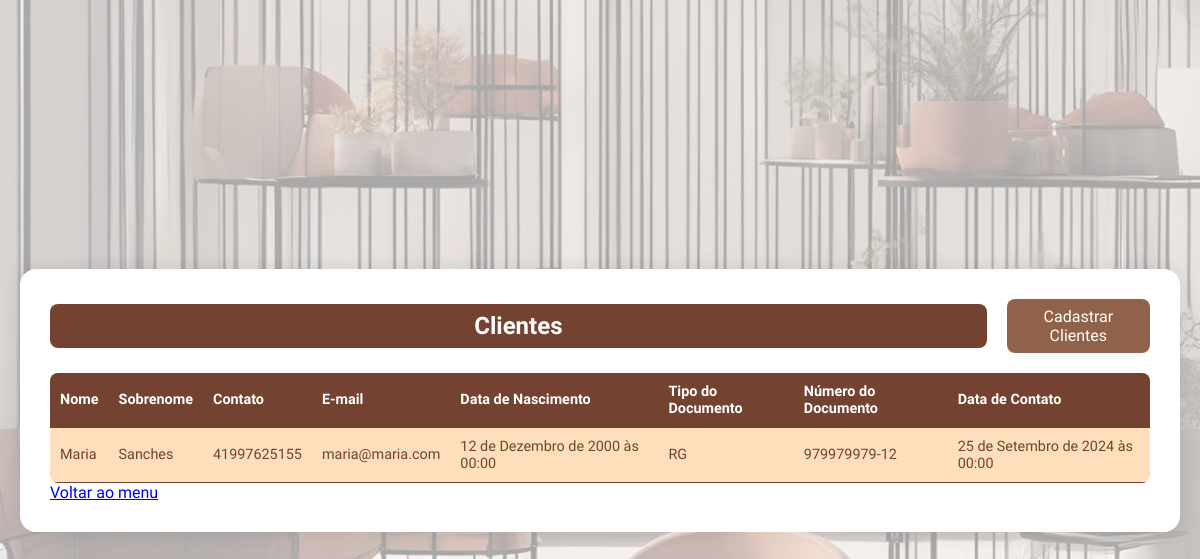
The app's page /lista_clientes/ with its own data.
### apps/clientes/models.py (models this page shows, shortened)
class Clientes(models.Model):
    OPCOES_DOCUMENTOS = [
        ('RG','RG'),
        ('CPF','CPF'),
        ('CNH', 'CPF'),
    ]
    first_name = models.CharField(max_length=100, null=False, blank=False)
    last_name = models.CharField(max_length=100, null=False, blank=False)
    contact = models.CharField(max_length=20, null=False, blank=False)
    email = models.EmailField()
    born_date = models.DateTimeField(null=False, blank=False)
    document_type = models.CharField(max_length=100, choices=OPCOES_DOCUMENTOS, default='')
    document = models.CharField(max_length=20, null=False, blank=False)
    contact_date = models.DateTimeField(default=datetime.now, null=False, blank=False)

### apps/clientes/views.py (the view)
# urls.py: path('lista_clientes/', lista_clientes, name='lista_clientes'),
def lista_clientes(request):
    clientes = Clientes.objects.all()  # Busca todos os funcionários
    return render(request, 'clientes/lista_clientes.html', {'clientes': clientes})

### templates/clientes/lista_clientes.html (shortened to what this page needs)
{% load static %}
<!DOCTYPE html>
<html lang="pt-BR">
<head>
    <link rel="stylesheet" href="{% static 'clientes/styles/lista_clientes.css' %}">
</head>
<body>
    <div class="container">
        <header>
            <h1>Clientes</h1>
            <a href="{% url 'cadastro_clientes' %}" class="btn-cadastrar">Cadastrar Clientes</a>
        </header>
        <table class="clientes-lista">
            <thead>
                <tr>
                    <th>Nome</th>
                    <th>Sobrenome</th>
                    <th>Contato</th>
                    <th>E-mail</th>
                    <th>Data de Nascimento</th>
                    <th>Tipo do Documento</th>
                    <th>Número do Documento</th>
                    <th>Data de Contato</th>
                </tr>
            </thead>
            <tbody>
                {% for cliente in clientes %}
                    <tr>
                        <td>{{ cliente.first_name }}</td>
                        <td>{{ cliente.last_name }}</td>
                        <td>{{ cliente.contact }}</td>
                        <td>{{ cliente.email }}</td>
                        <td>{{ cliente.born_date }}</td>
                        <td>{{ cliente.document_type }}</td>
                        <td>{{ cliente.document }}</td>
                        <td>{{ cliente.contact_date }}</td>
                    </tr>
                {% empty %}
                    <tr>
                        <td colspan="8">Nenhum cliente cadastrado.</td>
                    </tr>
                {% endfor %}
            </tbody>
        </table>
        <a href="{% url 'menu_geral' %}">Voltar ao menu</a>
    </div>
</body>
</html>

### static/clientes/styles/lista_clientes.css (style rules this page uses)
:root { --color-1: #90624A; --color-2: #fff; --color-3: #734230; --color-4: #BF8969; --color-5: #FFDFBB; }
* { margin: 0; padding: 0; box-sizing: border-box; }
body { font-family: 'Kaisei Decol', serif; background-image: url('/static/assets/fundo_geral.png'); background-size: cover; display: flex; justify-content: center; align-items: center; padding: 20px; height: 100vh; }
.container { background-color: var(--color-2); padding: 30px; border-radius: 1rem; box-shadow: 0 0 20px rgba(0, 0, 0, 0.1); width: 100%; max-width: 1200px; }
header { display: flex; justify-content: space-between; align-items: center; margin-bottom: 20px; }
header h1 { font-size: 1.5rem; color: var(--color-2); background-color: var(--color-3); border-radius: 0.5rem; padding: 0.5rem; width: 100%; text-align: center; }
.btn-cadastrar { background-color: var(--color-1); color: var(--color-2); padding: 8px 16px; text-decoration: none; border-radius: 0.5rem; font-size: 1rem; transition: background-color 0.3s ease; text-align: center; display: inline-block; }
.clientes-lista { width: 100%; border-collapse: collapse; background-color: var(--color-5); border-radius: 0.5rem; overflow: hidden; }
.clientes-lista th, .clientes-lista td { padding: 10px; text-align: left; border-bottom: 1px solid var(--color-3); font-size: 0.9rem; }
.clientes-lista th { background-color: var(--color-3); color: var(--color-2); }
.clientes-lista td { color: var(--color-3); }
@media (min-width: 768px) { header { flex-direction: row; } }
@media (min-width: 768px) { .btn-cadastrar { width: auto; margin-left: 20px; } }

### records on screen
Clientes: first_name "Maria", last_name "Sanches", contact "41997625155", email "maria@maria.com", born_date "12 de Dezembro de 2000 às 00:00", document_type "RG", document "979979979-12", contact_date "25 de Setembro de 2024 às 00:00"
